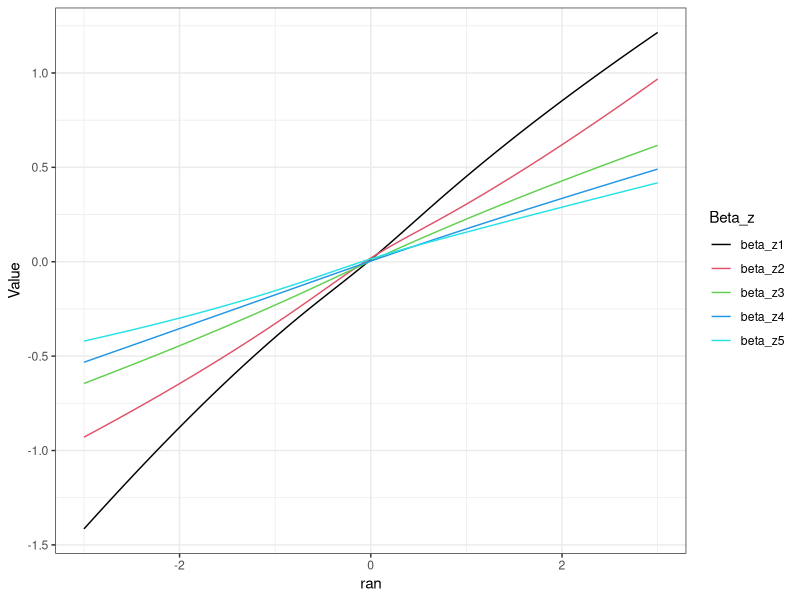

Write R code to recreate this figure.
library(splines)

library(dplyr)
library(tidyr)

library(ggplot2)
theme_set(theme_bw() + theme(panel.spacing=grid::unit(0,"lines")))

n <- 1e5
p_0 <- 0.5
beta_x <- 0.5
beta_z <- 1e-0
seed <- 403

set.seed(seed)
beta_0 <- qlogis(p_0)
print(beta_0)

x <- rnorm(n)
z <- rnorm(n)

ran <- seq(-3, 3, length.out=201)
pfun <- function(beta_0, beta_x, beta_z){
	o <- beta_0 + beta_x*x + beta_z*z
	res <- rbinom(n, size=1, prob=plogis(o))
	smod <- glm(res ~ ns(x, 4), family="binomial")
	return(predict(smod
		, newdat=data.frame(x=ran)
	))
}

beta_z <- seq(1,5)
plst <- list()
for (b in beta_z){
	name <- paste0("beta_z", b)
	plst[[name]] <- pfun(beta_0, beta_x, b)
}

print(plst)

pplot <- (data.frame(ran, plst)
	%>% gather(Beta_z, Value, -ran)
	%>% ggplot(aes(x = ran, y = Value, group = Beta_z, colour = Beta_z))
		+ geom_line()
		+ scale_color_manual(values = beta_z)
	
)

print(pplot)

quit()
